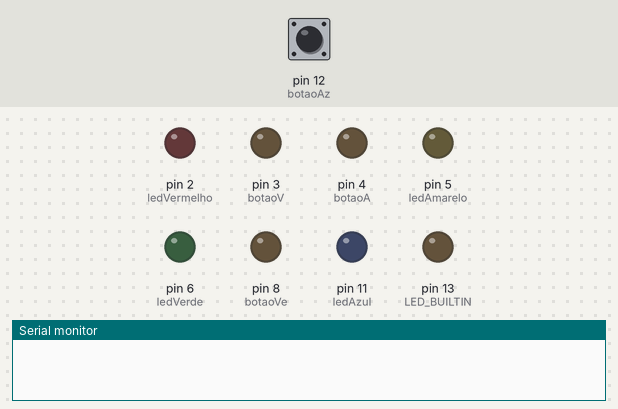
Bench run of a sketch on a simulated Arduino Uno, built with avr-gcc and run on an emulated ATmega328P. Parts: output pins drawn as LEDs (lit = HIGH), the last lines printed to the serial monitor. Dashed ring = blinking. The inputs (shaded band) are chosen by the test bench; at power-on: pin 12 (botaoAz) LOW.

Above: at 6.2 s.
6.3 s: pin 12 (botaoAz) pulled HIGH for 1 s
At 6.4 s:
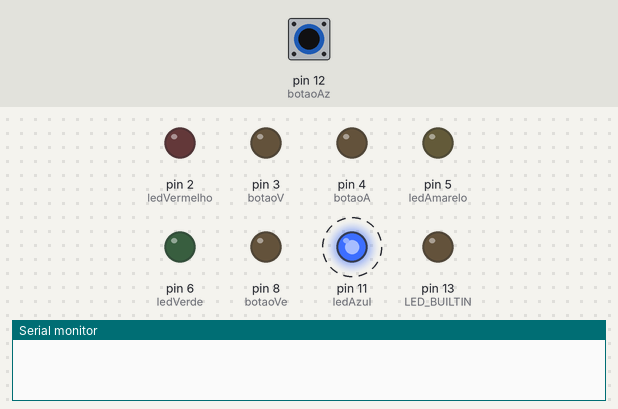
9.3 s: pin 12 (botaoAz) pulled HIGH for 3.2 s
At 12.8 s:
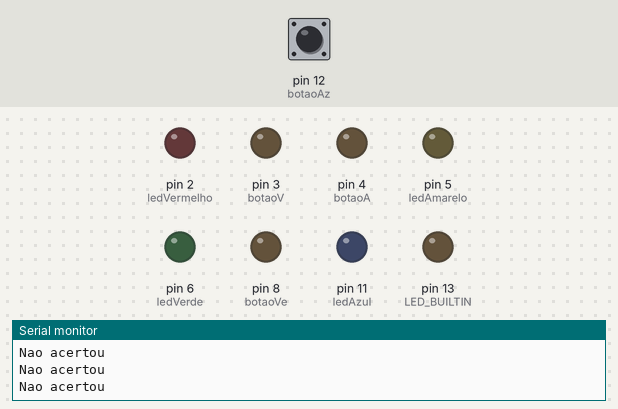
Timing chart, 0 to 14.3 s (numbered marks = the images above; inputs shaded):
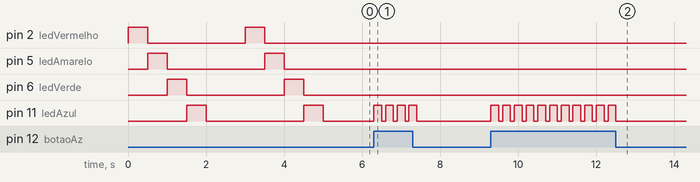

Measured:
- after the input at 6.3 s, pin 11 (ledAzul): alternates HIGH for 0.20 s and LOW for 0.10 s, 8 changes in all, then stays LOW, starting at once
- after the input at 9.3 s, pin 11 (ledAzul): alternates HIGH for 0.20 s and LOW for 0.10 s, 22 changes in all, then stays LOW, starting at once

The sketch:

SimonGame.ino
```cpp
//Define os Leds

int ledVermelho=2;
int ledAmarelo=5;
int ledVerde=6;
int ledAzul=11;


//Define os Botoes
int botaoV=3;
int botaoA=4;
int botaoVe=8;
int botaoAz=12;
int botaoReset=10;

int nivelBotaoV;
int nivelBotaoA;
int nivelBotaoVe;
int nivelBotaoAz;
int nivelBotaoReset;


int Acerto[4]={1,2,3,4};

int a=Acerto[0];
int b=Acerto[1];
int c=Acerto[2];
int d=Acerto[3];

int resp[4];
int posicao=0;
int nmr=0;

void definirPins(){
    Serial.begin(9600); //
 	  pinMode(botaoV, OUTPUT); //Define o botao de saida
    pinMode(botaoA, OUTPUT); //Define o botao de saida
   	pinMode(botaoVe, OUTPUT); //Define o botao de saida
  	pinMode(botaoVe, OUTPUT); //Define o botao de saida
     pinMode(botaoReset, OUTPUT); //Define o botao de saida

    pinMode(LED_BUILTIN,OUTPUT);
	  pinMode(ledVermelho, OUTPUT); //Define o Led de saida
  	pinMode(ledAmarelo, OUTPUT); //Define o Led de saida
  	pinMode(ledAzul, OUTPUT); //Define o Led de saida
    pinMode(ledVerde, OUTPUT); //Define o Led de saida
}

void resetarCores(){


  digitalWrite(ledVermelho,HIGH);
  delay(500);
  digitalWrite(ledVermelho,LOW);

  digitalWrite(ledAmarelo,HIGH);
  delay(500);
  digitalWrite(ledAmarelo,LOW);

  digitalWrite(ledVerde,HIGH);
  delay(500);
  digitalWrite(ledVerde,LOW);

  digitalWrite(ledAzul,HIGH);
  delay(500);
  digitalWrite(ledAzul,LOW);
  delay(1000);
     for (int i = 0; i < 4; i++) {
    if (Acerto[i]==1){
        digitalWrite(ledVermelho,HIGH);
        delay(500);
        digitalWrite(ledVermelho,LOW);
    }else if(Acerto[i]==2){
        digitalWrite(ledAmarelo,HIGH);
        delay(500);
        digitalWrite(ledAmarelo,LOW);
    }else if(Acerto[i]==3){
        digitalWrite(ledVerde,HIGH);
        delay(500);
        digitalWrite(ledVerde,LOW);

    }else if(Acerto[i]==4){
        digitalWrite(ledAzul,HIGH);
        delay(500);
        digitalWrite(ledAzul,LOW);


    }
  }
}

void resetar(){
   resp[0]=0;
    resp[1]=0;
    resp[2]=0;
    resp[3]=0;
    posicao=0;
}


void simonGame(){
  	nivelBotaoV=digitalRead(botaoV);
    nivelBotaoA=digitalRead(botaoA);
    nivelBotaoVe=digitalRead(botaoVe);
     nivelBotaoAz=digitalRead(botaoAz);
    nivelBotaoReset=digitalRead(botaoReset);

  if (nivelBotaoV==1){
    nmr=1;
  	digitalWrite(ledVermelho,HIGH);
    delay(200);
    digitalWrite(ledVermelho,LOW);
    resp[posicao]=nmr;
    posicao=posicao+1;
  }

    if (nivelBotaoA==1){
      nmr=2;
  	  digitalWrite(ledAmarelo,HIGH);
      delay(200);
      digitalWrite(ledAmarelo,LOW);
      resp[posicao]=nmr;
      posicao=posicao+1;
   }


    if (nivelBotaoVe==1){
      nmr=3;
  	  digitalWrite(ledVerde,HIGH);
      delay(200);
      digitalWrite(ledVerde,LOW);
     resp[posicao]=nmr;
      posicao=posicao+1;

   }


    if (nivelBotaoAz==1){
      nmr=4;
  	  digitalWrite(ledAzul,HIGH);
      delay(200);
      digitalWrite(ledAzul,LOW);
     resp[posicao]=nmr;
      posicao=posicao+1;

   }

  if (resp[0]==a && resp[1]==b && resp[2]==c && resp[3]==d){
    Serial.println("Acertou");
 	  resetar();


  }else if(resp[0]!=0 && resp[1]!=0 && resp[2]!=0 && resp[3]!=0) {

    Serial.println("Nao acertou");
 	  resetar();

  }

   if (nivelBotaoReset==1){
      Serial.println("Okk, vamos recomeçar !");
      resetar();
      resetarCores();


   }
}


void setup(){

  definirPins();
  resetarCores();


}


void loop(){

  simonGame();

  delay(100);

}
```
